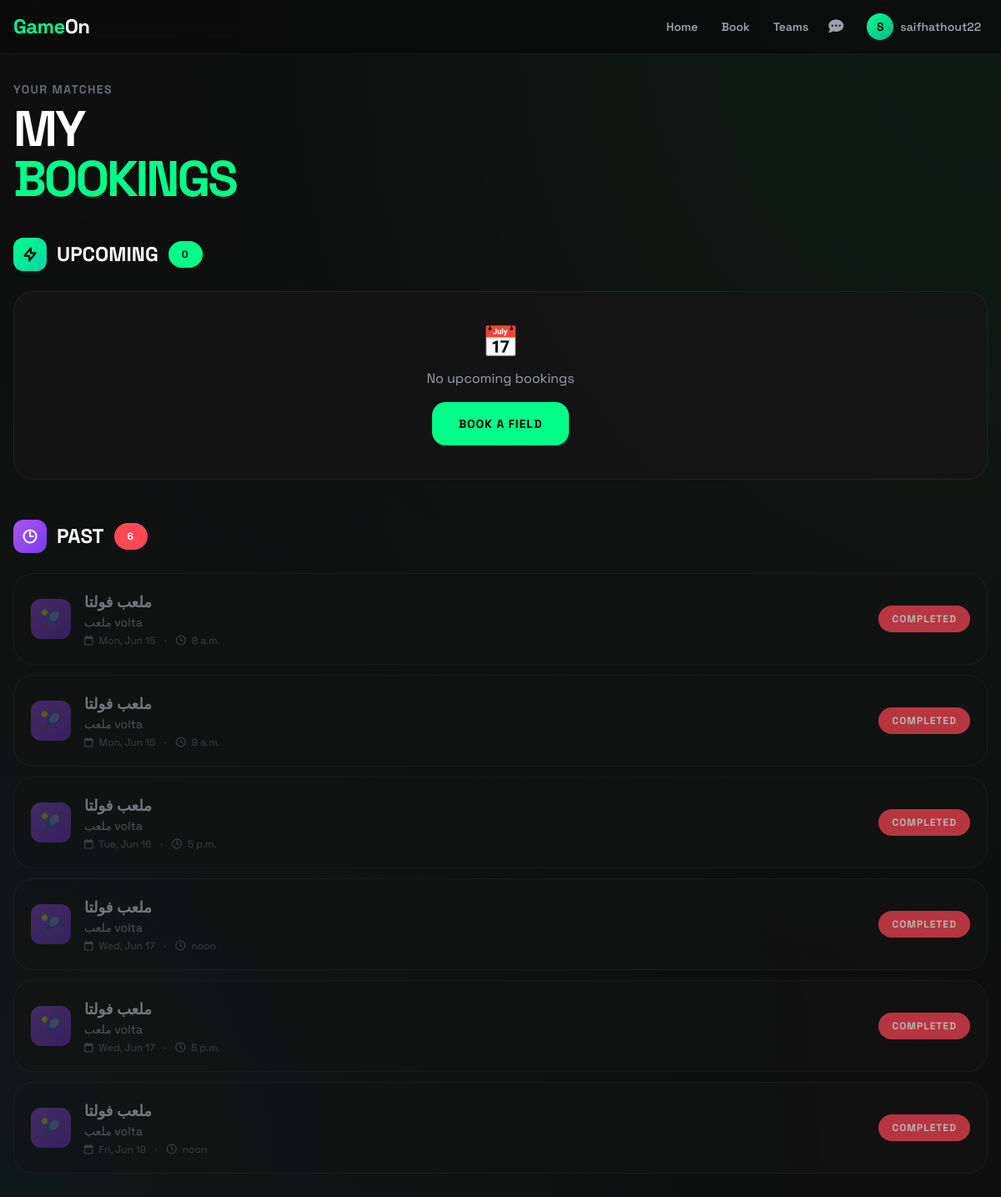
The page /booking/history/ (signed in) on the database as committed earlier.
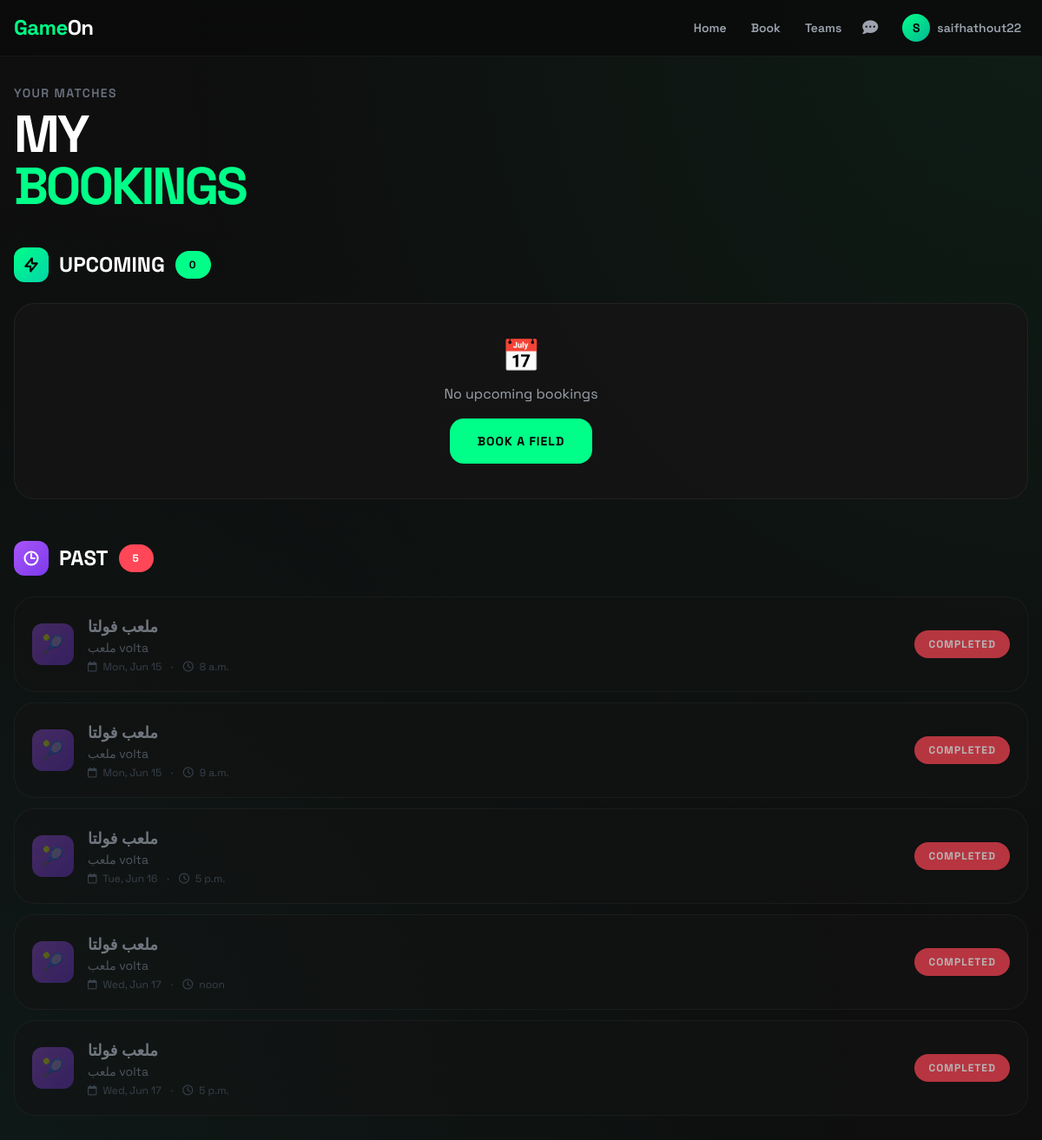
The same page on the database as committed later.
### venues/models.py (models this page shows, shortened)
class Booking(models.Model):
    STATUS_CHOICES = [
        ('PENDING', 'Pending'),
        ('CONFIRMED', 'Confirmed'),
        ('REJECTED', 'Rejected'),
        ('CANCELLED', 'Cancelled'),
    ]
    field = models.ForeignKey(Field, on_delete=models.CASCADE, related_name='bookings')
    player = models.ForeignKey(settings.AUTH_USER_MODEL, on_delete=models.CASCADE, related_name='bookings')
    slot = models.ForeignKey(VenueSlot, on_delete=models.CASCADE, related_name='bookings')
    booking_date = models.DateField()
    start_time = models.TimeField()
    end_time = models.TimeField()
    status = models.CharField(max_length=20, choices=STATUS_CHOICES, default='CONFIRMED')
    notes = models.TextField(blank=True, null=True)
    created_at = models.DateTimeField(auto_now_add=True)
    class Meta:
        indexes = [
            models.Index(fields=['booking_date', 'status']),
            models.Index(fields=['player', '-created_at']),
            models.Index(fields=['field', 'booking_date']),
        ]
        ordering = ['-created_at']

class Field(models.Model):
    venue = models.ForeignKey(Venue, on_delete=models.CASCADE, related_name='fields')
    name = models.CharField(max_length=200)
    sport_type = models.CharField(max_length=20, choices=Venue.SPORT_CHOICES)
    description = models.TextField(blank=True)
    price_per_hour = models.DecimalField(max_digits=10, decimal_places=2, validators=[MinValueValidator(0)])
    is_active = models.BooleanField(default=True)
    created_at = models.DateTimeField(auto_now_add=True)
    class Meta:
        indexes = [
            models.Index(fields=['venue', 'is_active']),
            models.Index(fields=['sport_type']),
        ]

class Venue(models.Model):
    SPORT_CHOICES = [
        ('FOOTBALL', 'Football'),
        ('CRICKET', 'Cricket'),
        ('BASKETBALL', 'Basketball'),
        ('TENNIS', 'Tennis'),
        ('BADMINTON', 'Badminton'),
        ('VOLLEYBALL', 'Volleyball'),
    ]
    owner = models.ForeignKey(settings.AUTH_USER_MODEL, on_delete=models.CASCADE, related_name='venues')
    name = models.CharField(max_length=200)
    address = models.TextField()
    city = models.CharField(max_length=100)
    sport_type = models.CharField(max_length=20, choices=SPORT_CHOICES)
    description = models.TextField(blank=True)
    created_at = models.DateTimeField(auto_now_add=True)

### booking/views.py (the view)
# urls.py: path('history/', views.booking_history, name='history'),
@player_required
def booking_history(request):
    today = date.today()
    now = datetime.now().time()
    all_bookings = Booking.objects.select_related(
        'field', 'field__venue', 'player'
    ).filter(player=request.user).exclude(status='CANCELLED').order_by('booking_date', 'start_time')
    upcoming_bookings = []
    past_bookings = []
    for booking in all_bookings:
        if booking.booking_date > today:
            upcoming_bookings.append(booking)
        elif booking.booking_date == today:
            booking_time = datetime.strptime(str(booking.start_time), '%H:%M:%S').time()
            if booking_time >= now:
                upcoming_bookings.append(booking)
            else:
                past_bookings.append(booking)
        else:
            past_bookings.append(booking)
    return render(request, 'booking/booking_history.html', {
        'upcoming_bookings': upcoming_bookings,
        'past_bookings': past_bookings,
    })

### accounts/models.py (called while the page is built)
    @property
    def is_player(self):
        return self.role == 'PLAYER'

### notifications/context_processors.py (called while the page is built)
def webpush_settings(request):
    return {
        'webpush_public_key': getattr(settings, 'WEBPUSH_VAPID_PUBLIC_KEY', ''),
    }

### booking/templates/booking/booking_history.html (shortened to what the changed rows need)
{% extends 'base.html' %}
{% block content %}
<div class="animate-fade-up">
    <div class="mb-10">
        <h1 class="text-5xl md:text-6xl font-black tracking-tighter">
            MY<br><span class="text-[#00FF88]">BOOKINGS</span>
        </h1>
    </div>
    <div class="mb-12">
        <h2 class="text-2xl font-extrabold mb-6 flex items-center">
            <span class="card-icon-energy icon-green w-10 h-10 rounded-xl flex items-center justify-center mr-3">
                <svg class="w-5 h-5 text-black" fill="none" stroke="currentColor" viewBox="0 0 24 24">
                    <path stroke-linecap="round" stroke-linejoin="round" stroke-width="2.5" d="M13 10V3L4 14h7v7l9-11h-7z"/>
                </svg>
            </span>
            UPCOMING
            <span class="badge-fire badge-green text-xs ml-3">{{ upcoming_bookings|length }}</span>
        </h2>
    </div>
    <div>
        <h2 class="text-2xl font-extrabold mb-6 flex items-center">
            <span class="card-icon-energy icon-purple w-10 h-10 rounded-xl flex items-center justify-center mr-3">
                <svg class="w-5 h-5 text-white" fill="none" stroke="currentColor" viewBox="0 0 24 24">
                    <path stroke-linecap="round" stroke-linejoin="round" stroke-width="2.5" d="M12 6v6h4.5m4.5 0a9 9 0 11-18 0 9 9 0 0118 0z"/>
                </svg>
            </span>
            PAST
            <span class="badge-fire badge-red text-xs ml-3">{{ past_bookings|length }}</span>
        </h2>
        {% if past_bookings %}
            <div class="space-y-3 opacity-70">
                {% for booking in past_bookings %}
                    <div class="energy-card p-5 flex flex-col md:flex-row justify-between items-start md:items-center gap-4">
                        <div class="flex items-center space-x-4">
                            <div class="card-icon-energy icon-purple w-12 h-12 rounded-xl flex items-center justify-center text-xl opacity-50">
                                {% if booking.field.sport_type == 'FOOTBALL' %}⚽
                                {% elif booking.field.sport_type == 'CRICKET' %}🏏
                                {% elif booking.field.sport_type == 'BASKETBALL' %}🏀
                                {% elif booking.field.sport_type == 'TENNIS' %}🎾
                                {% else %}🏟️{% endif %}
                            </div>
                            <div>
                                <h3 class="font-bold text-lg text-gray-400">{{ booking.field.name }}</h3>
                                <p class="text-sm text-gray-500">{{ booking.field.venue.name }}</p>
                                <p class="text-xs text-gray-600 mt-1">
                                    <i class="far fa-calendar mr-1"></i> {{ booking.booking_date|date:"D, M j" }}
                                    <span class="mx-2">·</span>
                                    <i class="far fa-clock mr-1"></i> {{ booking.start_time }}
                                </p>
                            </div>
                        </div>
                        <span class="badge-fire badge-red text-xs">COMPLETED</span>
                    </div>
                {% endfor %}
            </div>
        {% else %}
            <div class="energy-card p-10 text-center">
                <span class="text-4xl mb-3 block">📭</span>
                <p class="text-gray-400">No past bookings</p>
            </div>
        {% endif %}
    </div>
</div>
{% endblock %}

Rows that differ between the two databases and show on the page:
no longer on this page (row edited): Booking: field.name "ملعب فولتا", field.venue.name "ملعب volta", booking_date "Fri, Jun 19", start_time "noon"
Other text that changed with them:
{{ past_bookings|length }}: "6" → "5"
